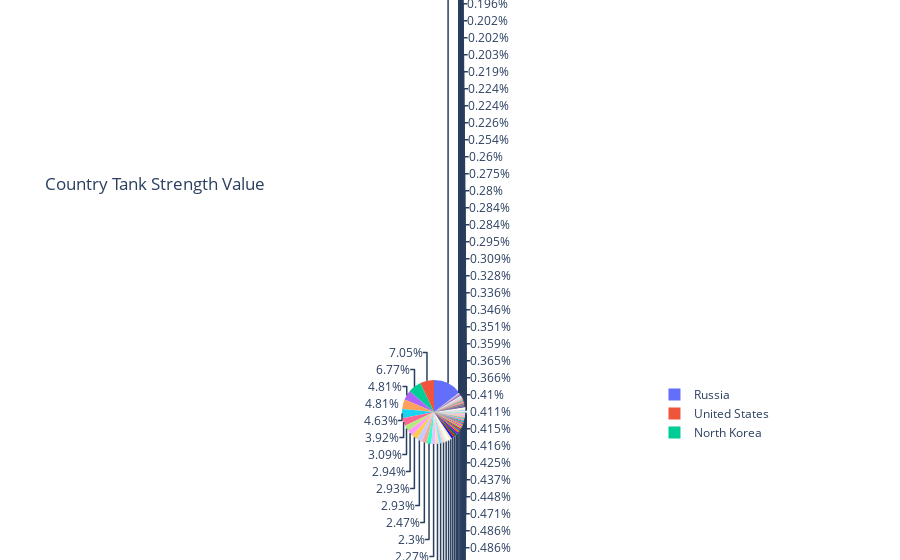

Notebook source saved alongside this figure:
### Code cell
fig = px.pie(df_2, values='Land Strength Tank Strength value', names='Country', title='Country Tank Strength Value')
fig.show()

### Figure 1 — Plotly figure (JSON) as saved in the notebook; plotly's stock layout.template omitted (floating-point values rounded to 4 significant figures; data arrays with more than 128 entries replaced by an {"elided": "..."} marker saying what was removed)
{"data": [{"domain": {"x": [0, 1], "y": [0, 1]}, "hovertemplate": "Country=%{label}<br>Land Strength Tank Strength value=%{value}<extra></extra>", "labels": {"elided": "138 str values"}, "legendgroup": "", "name": "", "showlegend": true, "type": "pie", "values": {"elided": "138 int values"}}], "layout": {"legend": {"tracegroupgap": 0}, "title": {"text": "Country Tank Strength Value"}}}
